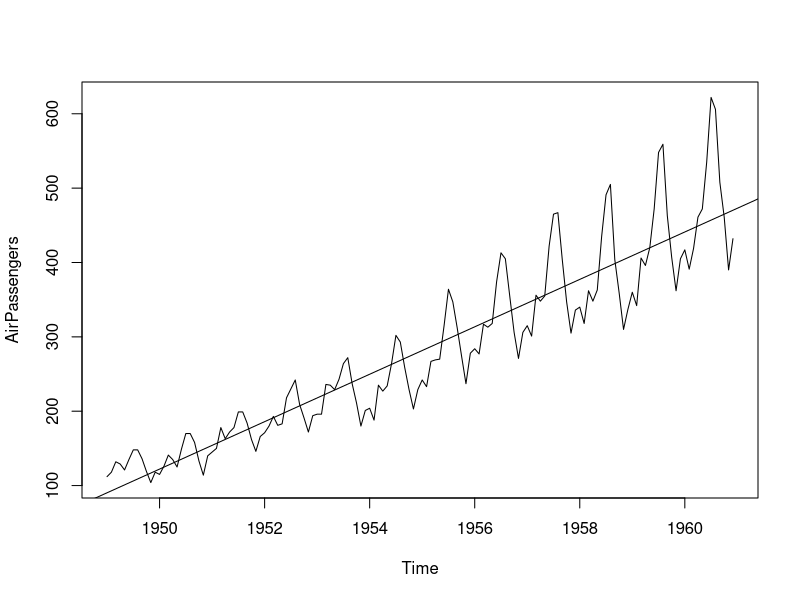
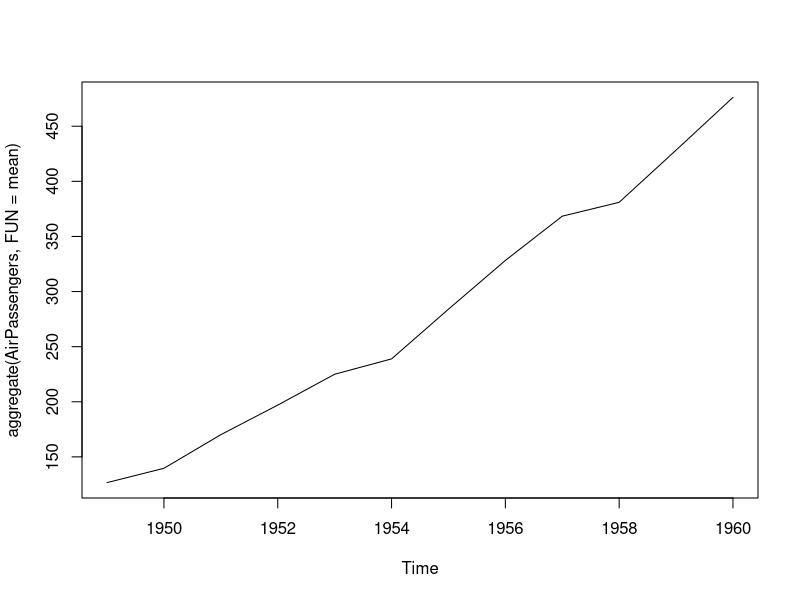
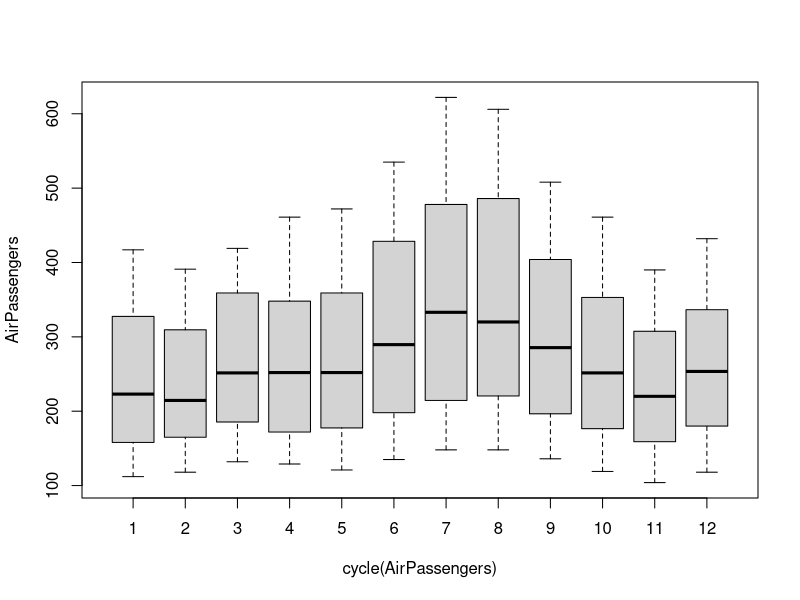
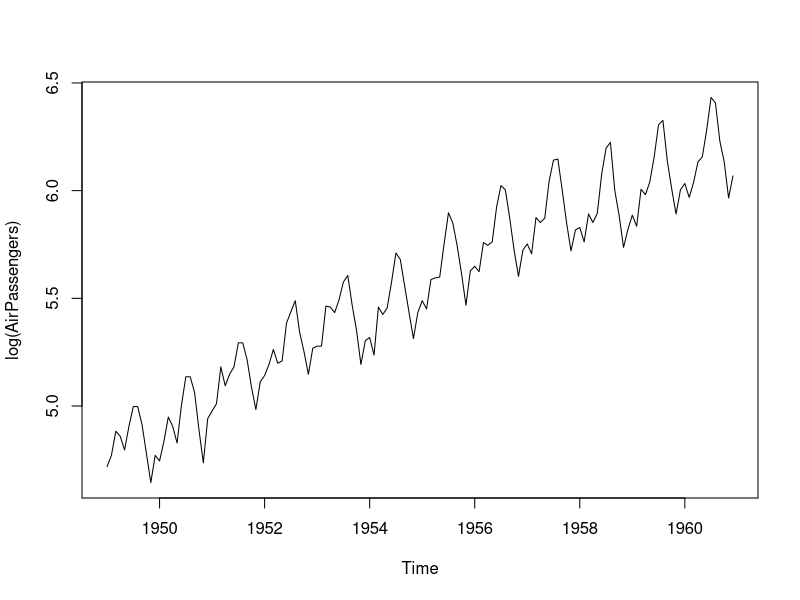
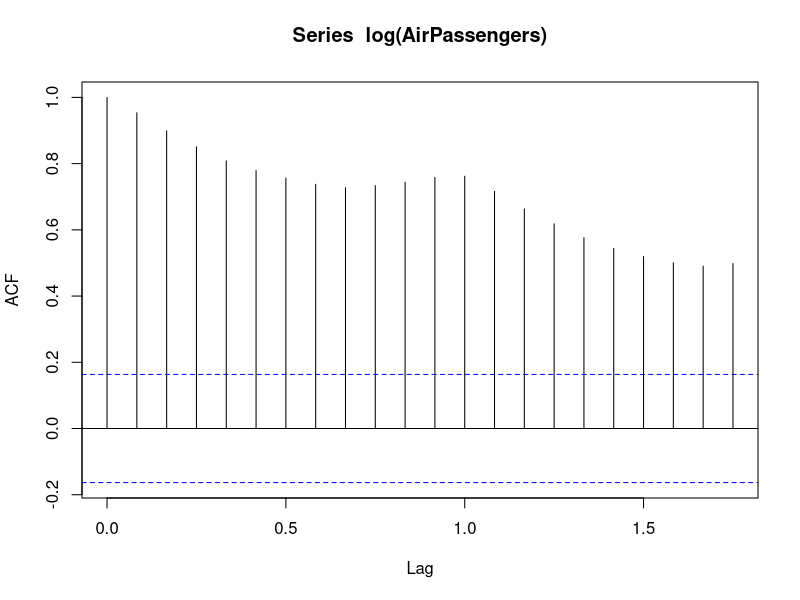
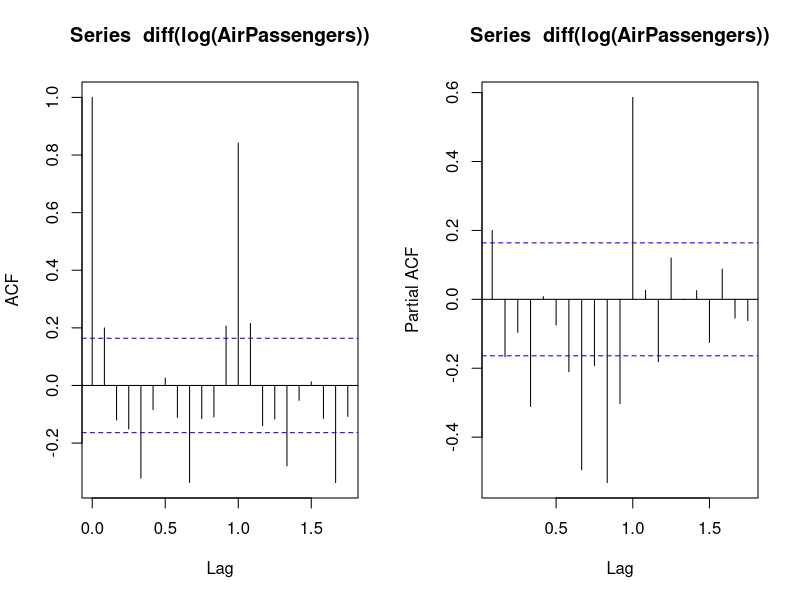
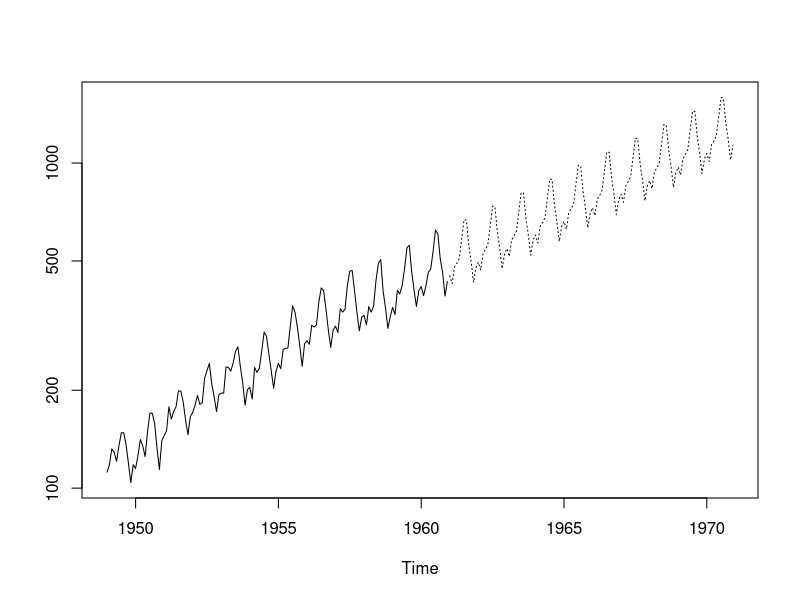

Generate these figures, in order, with R:
data("AirPassengers")
class(AirPassengers)#shows that data is in a time series format
start(AirPassengers)
end(AirPassengers)

help("AirPassengers")
summary(AirPassengers)

#plot
plot(AirPassengers)
help(abline)
abline(reg = lm(AirPassengers~time(AirPassengers)))

#sanity check
head(AirPassengers)
tail(AirPassengers)
head(time(AirPassengers))
tail(time(AirPassengers))

cycle(AirPassengers)
#aggregate the cycles and display a year on year trend
plot(aggregate(AirPassengers, FUN = mean))
#boxplot across months
boxplot(AirPassengers~cycle(AirPassengers))

#year on year trend shows #passengers increases with time
#variance and mean is higher in summer months
#variance of the mean value of each month is small
#time series appears to be nonstationary

#We don't have constant variance, so let's do a log transform:
plot(log(AirPassengers))


#######test if stationary########
#install.packages('tseries')
library(tseries)
#augmented Dickey-Fuller test statistic is always negative.
#The more negative, the stronger the rejection of the null hypothesis that there is a unit root in a ts
#help(adf.test)
adf.test(diff(log(AirPassengers)), alternative = 'stationary', k=0)
#since p=.01 < .05, we reject the null hypothesis, so our ts is stationary.

#######find parameters for ARIMA model#######
#d=1 since we need 1 difference to make the series stationary
acf(log(AirPassengers))
#decay is slow which shows that population is not stationary
par(mfcol = c(1,2))
acf(diff(log(AirPassengers)))
pacf(diff(log(AirPassengers)))

#?somehow p,d,q = 0,1,1

#######fit an ARIMA model########
fit =arima(log(AirPassengers), order = c(0,1,1), seasonal = list(order = c(0,1,1), period = 12))
summary(fit)
#predict the future in 10 years
pred = predict(fit, n.ahead = 10*12)
par(mfcol = c(1,1))
ts.plot(AirPassengers, 2.718^pred$pred, log = 'y', lty = c(1,3))
